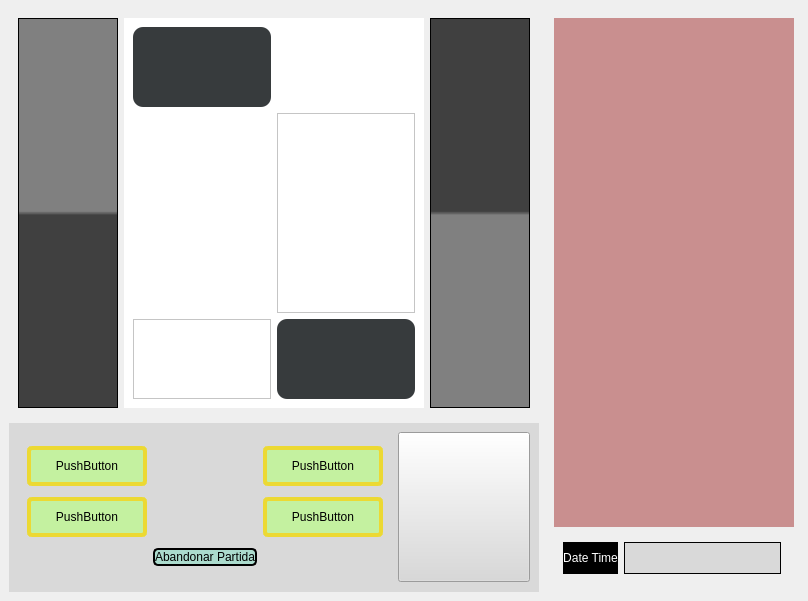
<?xml version="1.0" encoding="UTF-8"?>
<ui version="4.0">
 <class>MainWindow</class>
 <widget class="QMainWindow" name="MainWindow">
  <property name="geometry">
   <rect>
    <x>0</x>
    <y>0</y>
    <width>808</width>
    <height>601</height>
   </rect>
  </property>
  <property name="sizePolicy">
   <sizepolicy hsizetype="Preferred" vsizetype="Preferred">
    <horstretch>0</horstretch>
    <verstretch>0</verstretch>
   </sizepolicy>
  </property>
  <property name="windowTitle">
   <string>MainWindow</string>
  </property>
  <widget class="QWidget" name="centralwidget">
   <property name="sizePolicy">
    <sizepolicy hsizetype="Preferred" vsizetype="Preferred">
     <horstretch>0</horstretch>
     <verstretch>0</verstretch>
    </sizepolicy>
   </property>
   <layout class="QHBoxLayout" name="horizontalLayout_2">
    <item>
     <layout class="QHBoxLayout" name="horizontalLayout">
      <item>
       <layout class="QVBoxLayout" name="verticalLayout_2">
        <item>
         <widget class="QWidget" name="widget" native="true">
          <layout class="QHBoxLayout" name="horizontalLayout_7">
           <item>
            <widget class="QFrame" name="frame_2">
             <property name="minimumSize">
              <size>
               <width>100</width>
               <height>0</height>
              </size>
             </property>
             <property name="maximumSize">
              <size>
               <width>300</width>
               <height>16777215</height>
              </size>
             </property>
             <property name="styleSheet">
              <string notr="true">background-color: qlineargradient(spread:pad, x1:0, y1:0, x2:0, y2:1, stop:0 rgb(128, 128, 128), stop:0.495 rgb(128, 128, 128), stop:0.505 rgb(64, 64, 64), stop:1 rgb(64, 64, 64));</string>
             </property>
             <property name="frameShape">
              <enum>QFrame::StyledPanel</enum>
             </property>
             <property name="frameShadow">
              <enum>QFrame::Raised</enum>
             </property>
            </widget>
           </item>
           <item>
            <widget class="QWidget" name="gridWidget" native="true">
             <property name="minimumSize">
              <size>
               <width>300</width>
               <height>0</height>
              </size>
             </property>
             <property name="maximumSize">
              <size>
               <width>900</width>
               <height>16777215</height>
              </size>
             </property>
             <property name="styleSheet">
              <string notr="true">background-color: rgb(255, 255, 255);</string>
             </property>
             <layout class="QGridLayout" name="gridLayout">
              <item row="0" column="0">
               <widget class="QLabel" name="label">
                <property name="minimumSize">
                 <size>
                  <width>120</width>
                  <height>80</height>
                 </size>
                </property>
                <property name="maximumSize">
                 <size>
                  <width>350</width>
                  <height>200</height>
                 </size>
                </property>
                <property name="styleSheet">
                 <string notr="true">background-color: rgb(55, 59, 61); border-radius: 10px;</string>
                </property>
                <property name="text">
                 <string/>
                </property>
               </widget>
              </item>
              <item row="2" column="2">
               <widget class="QLabel" name="label_2">
                <property name="minimumSize">
                 <size>
                  <width>120</width>
                  <height>80</height>
                 </size>
                </property>
                <property name="maximumSize">
                 <size>
                  <width>350</width>
                  <height>200</height>
                 </size>
                </property>
                <property name="styleSheet">
                 <string notr="true">background-color: rgb(55, 59, 61); border-radius: 10px;</string>
                </property>
                <property name="text">
                 <string/>
                </property>
               </widget>
              </item>
              <item row="2" column="0">
               <widget class="QFrame" name="frame">
                <property name="styleSheet">
                 <string notr="true">image: url(:/elipse.png);</string>
                </property>
                <property name="frameShape">
                 <enum>QFrame::StyledPanel</enum>
                </property>
                <property name="frameShadow">
                 <enum>QFrame::Raised</enum>
                </property>
               </widget>
              </item>
              <item row="1" column="2">
               <widget class="QFrame" name="frame_5">
                <property name="styleSheet">
                 <string notr="true">image: url(:/elipse.png);</string>
                </property>
                <property name="frameShape">
                 <enum>QFrame::StyledPanel</enum>
                </property>
                <property name="frameShadow">
                 <enum>QFrame::Raised</enum>
                </property>
               </widget>
              </item>
              <item row="1" column="0">
               <widget class="QLabel" name="label_7">
                <property name="minimumSize">
                 <size>
                  <width>0</width>
                  <height>200</height>
                 </size>
                </property>
                <property name="text">
                 <string/>
                </property>
               </widget>
              </item>
             </layout>
            </widget>
           </item>
           <item>
            <widget class="QFrame" name="frame_3">
             <property name="minimumSize">
              <size>
               <width>100</width>
               <height>0</height>
              </size>
             </property>
             <property name="maximumSize">
              <size>
               <width>300</width>
               <height>16777215</height>
              </size>
             </property>
             <property name="styleSheet">
              <string notr="true">background-color: qlineargradient(spread:pad, x1:0, y1:0, x2:0, y2:1, stop:0 rgb(64, 64, 64), stop:0.495 rgb(64, 64, 64), stop:0.505 rgb(128, 128, 128), stop:1 rgb(128, 128, 128));</string>
             </property>
             <property name="frameShape">
              <enum>QFrame::StyledPanel</enum>
             </property>
             <property name="frameShadow">
              <enum>QFrame::Raised</enum>
             </property>
            </widget>
           </item>
          </layout>
         </widget>
        </item>
        <item>
         <widget class="QWidget" name="horizontalWidget" native="true">
          <property name="minimumSize">
           <size>
            <width>200</width>
            <height>0</height>
           </size>
          </property>
          <property name="maximumSize">
           <size>
            <width>16777215</width>
            <height>300</height>
           </size>
          </property>
          <property name="styleSheet">
           <string notr="true">background-color: rgb(217, 217, 217);</string>
          </property>
          <layout class="QHBoxLayout" name="horizontalLayout_3">
           <item>
            <widget class="QWidget" name="gridWidget" native="true">
             <property name="minimumSize">
              <size>
               <width>250</width>
               <height>0</height>
              </size>
             </property>
             <property name="maximumSize">
              <size>
               <width>500</width>
               <height>16777215</height>
              </size>
             </property>
             <property name="styleSheet">
              <string notr="true">background-image: url(:/pokeball.png);</string>
             </property>
             <layout class="QGridLayout" name="gridLayout_2">
              <item row="1" column="2">
               <widget class="QPushButton" name="pushButton_5">
                <property name="minimumSize">
                 <size>
                  <width>120</width>
                  <height>40</height>
                 </size>
                </property>
                <property name="maximumSize">
                 <size>
                  <width>16777215</width>
                  <height>16777215</height>
                 </size>
                </property>
                <property name="styleSheet">
                 <string notr="true">border-style: solid;border-width:4px; border-color: rgb(236, 217, 51); background-color: rgb(196, 241, 160); color: rgb(0,0,0); border-radius: 5px;</string>
                </property>
                <property name="text">
                 <string>PushButton</string>
                </property>
               </widget>
              </item>
              <item row="1" column="0">
               <widget class="QPushButton" name="pushButton_3">
                <property name="minimumSize">
                 <size>
                  <width>120</width>
                  <height>40</height>
                 </size>
                </property>
                <property name="maximumSize">
                 <size>
                  <width>16777215</width>
                  <height>16777215</height>
                 </size>
                </property>
                <property name="styleSheet">
                 <string notr="true">border-style: solid;border-width:4px; border-color: rgb(236, 217, 51); background-color: rgb(196, 241, 160); color: rgb(0,0,0); border-radius: 5px;</string>
                </property>
                <property name="text">
                 <string>PushButton</string>
                </property>
               </widget>
              </item>
              <item row="0" column="2">
               <widget class="QPushButton" name="pushButton_4">
                <property name="minimumSize">
                 <size>
                  <width>120</width>
                  <height>40</height>
                 </size>
                </property>
                <property name="maximumSize">
                 <size>
                  <width>16777215</width>
                  <height>16777215</height>
                 </size>
                </property>
                <property name="styleSheet">
                 <string notr="true">border-style: solid;border-width:4px; border-color: rgb(236, 217, 51); background-color: rgb(196, 241, 160); color: rgb(0,0,0); border-radius: 5px;</string>
                </property>
                <property name="text">
                 <string>PushButton</string>
                </property>
               </widget>
              </item>
              <item row="0" column="0">
               <widget class="QPushButton" name="pushButton_2">
                <property name="minimumSize">
                 <size>
                  <width>120</width>
                  <height>40</height>
                 </size>
                </property>
                <property name="maximumSize">
                 <size>
                  <width>16777215</width>
                  <height>16777215</height>
                 </size>
                </property>
                <property name="styleSheet">
                 <string notr="true">border-style: solid;border-width:4px; border-color: rgb(236, 217, 51); background-color: rgb(196, 241, 160); color: rgb(0,0,0); border-radius: 5px;</string>
                </property>
                <property name="text">
                 <string>PushButton</string>
                </property>
               </widget>
              </item>
              <item row="2" column="1">
               <widget class="QPushButton" name="abandonar">
                <property name="styleSheet">
                 <string notr="true">border-style: solid;border-width:2px; border-color: rgb(0,0,0); color: rgb(0,0,0); border-radius: 5px;
background-color: rgb(171, 219, 205);</string>
                </property>
                <property name="text">
                 <string>Abandonar Partida</string>
                </property>
               </widget>
              </item>
             </layout>
            </widget>
           </item>
           <item>
            <widget class="QPushButton" name="Mochila">
             <property name="maximumSize">
              <size>
               <width>150</width>
               <height>150</height>
              </size>
             </property>
             <property name="styleSheet">
              <string notr="true">image: url(:/bolsa.png);</string>
             </property>
             <property name="text">
              <string/>
             </property>
            </widget>
           </item>
          </layout>
         </widget>
        </item>
       </layout>
      </item>
      <item>
       <widget class="QWidget" name="verticalWidget_2" native="true">
        <property name="minimumSize">
         <size>
          <width>250</width>
          <height>0</height>
         </size>
        </property>
        <property name="maximumSize">
         <size>
          <width>400</width>
          <height>16777215</height>
         </size>
        </property>
        <layout class="QVBoxLayout" name="verticalLayout_3">
         <item>
          <widget class="QWidget" name="verticalWidget" native="true">
           <property name="minimumSize">
            <size>
             <width>240</width>
             <height>0</height>
            </size>
           </property>
           <property name="maximumSize">
            <size>
             <width>16777215</width>
             <height>16777215</height>
            </size>
           </property>
           <property name="styleSheet">
            <string notr="true">background-color: rgb(201, 143, 143);</string>
           </property>
           <layout class="QVBoxLayout" name="verticalLayout"/>
          </widget>
         </item>
         <item>
          <widget class="QWidget" name="horizontalWidget_2" native="true">
           <property name="maximumSize">
            <size>
             <width>300</width>
             <height>50</height>
            </size>
           </property>
           <layout class="QHBoxLayout" name="horizontalLayout_6">
            <item>
             <widget class="QLabel" name="label_18">
              <property name="maximumSize">
               <size>
                <width>125</width>
                <height>40</height>
               </size>
              </property>
              <property name="styleSheet">
               <string notr="true">background-color: rgb(0, 0, 0); color: rgb(255, 255, 255);</string>
              </property>
              <property name="text">
               <string>Date Time</string>
              </property>
              <property name="alignment">
               <set>Qt::AlignCenter</set>
              </property>
             </widget>
            </item>
            <item>
             <widget class="QTextEdit" name="textEdit_3">
              <property name="maximumSize">
               <size>
                <width>220</width>
                <height>40</height>
               </size>
              </property>
              <property name="styleSheet">
               <string notr="true">border-style: solid;border-width:1px; border-color: rgb(0, 0, 0); background-color: rgb(217, 217, 217); color: rgb(0,0,0);</string>
              </property>
             </widget>
            </item>
           </layout>
          </widget>
         </item>
        </layout>
       </widget>
      </item>
     </layout>
    </item>
   </layout>
  </widget>
 </widget>
 <resources>
  <include location="archivo.qrc"/>
 </resources>
 <connections/>
</ui>
